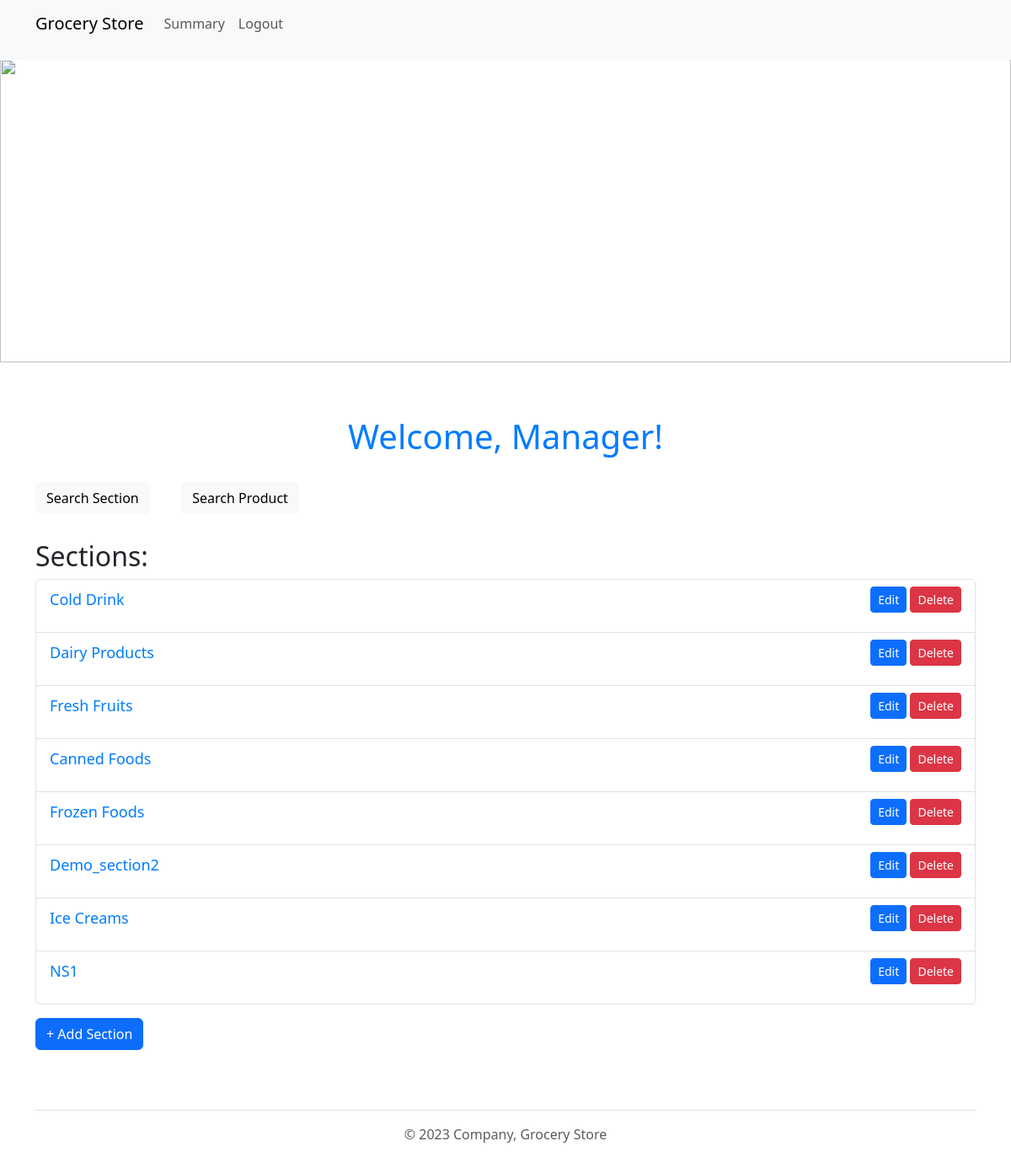
Page /admin_dashboard (signed in) on the committed database.
### application/models.py (models this page shows)
class Sections(db.Model):
    __tablename__ = "sections"
    section_id = db.Column(db.Integer, primary_key=True, autoincrement=True)
    section_name = db.Column(db.String(200), nullable=False)

### application/controllers.py (the view)
@app.route('/admin_dashboard', methods=['GET', 'POST'])
@login_required
def admin_dashboard():
    sections = Sections.query.all()
    form = AddSectionForm()
    return render_template('admin_dashboard.html', sections=sections, form=form)

### application/controllers.py (called while the page is built)
@login_manager.user_loader
def load_user(user_id):
    return Users.query.get(int(user_id))

### templates/admin_dashboard.html (shortened to what this page needs)
<!DOCTYPE html>
<html>
<head>
    <link href="https://cdn.jsdelivr.net/npm/bootstrap@5.3.0/dist/css/bootstrap.min.css" rel="stylesheet">
    <link rel="stylesheet" type="text/css" href="{{ url_for('static', filename='styles.css') }}">
</head>
<body>
    {% include 'admin_header.html' %}
    {% include 'banner.html' %}
    <div class="container mt-5">
        <h1>Welcome, Manager!</h1>
        <p class="mt-3"><a href="{{ url_for('admin_search_section') }}" class="btn btn-light">Search Section</a>
        &nbsp;&nbsp;&nbsp;&nbsp;&nbsp;&nbsp;&nbsp;&nbsp;<a href="{{ url_for('admin_search_product') }}" class="btn btn-light">Search Product</a></p>
        <h2>Sections:</h2>
        <ul class="list-group">
            {% for section in sections %}
            <li class="list-group-item d-flex justify-content-between align-items-center">
                <a href="{{ url_for('manage_products', section_id=section.section_id) }}">{{ section.section_name }}</a>
                <div>
                    <a href="{{ url_for('edit_section', section_id=section.section_id) }}" class="btn btn-primary btn-sm mr-2">Edit</a>
                    <a href="{{ url_for('delete_section', section_id=section.section_id)}}" class="btn btn-danger btn-sm" onclick="return confirm('Are you sure you want to delete this section?')">Delete</a>
                </div>
            </li>
            {% endfor %}
        </ul>
        <div class="mt-3">
            <a href="{{ url_for('add_section') }}" class="btn btn-primary">+ Add Section</a>
        </div>
    </div>
    {% include 'footer.html' %}
</body>
</html>

### static/styles.css (style rules this page uses)
body { padding-top: 70px; }
h1 { color: #007bff; text-align: center; margin-bottom: 30px; }
a { display: block; text-align: center; font-size: 18px; margin-bottom: 15px; text-decoration: none; color: #007bff; }

### rows in the picture
Sections: section_name "Cold Drink"
Sections: section_name "Dairy Products"
Sections: section_name "Fresh Fruits"
Sections: section_name "Canned Foods"
Sections: section_name "Frozen Foods"
Sections: section_name "Demo_section2"
Sections: section_name "Ice Creams"
Sections: section_name "NS1"
